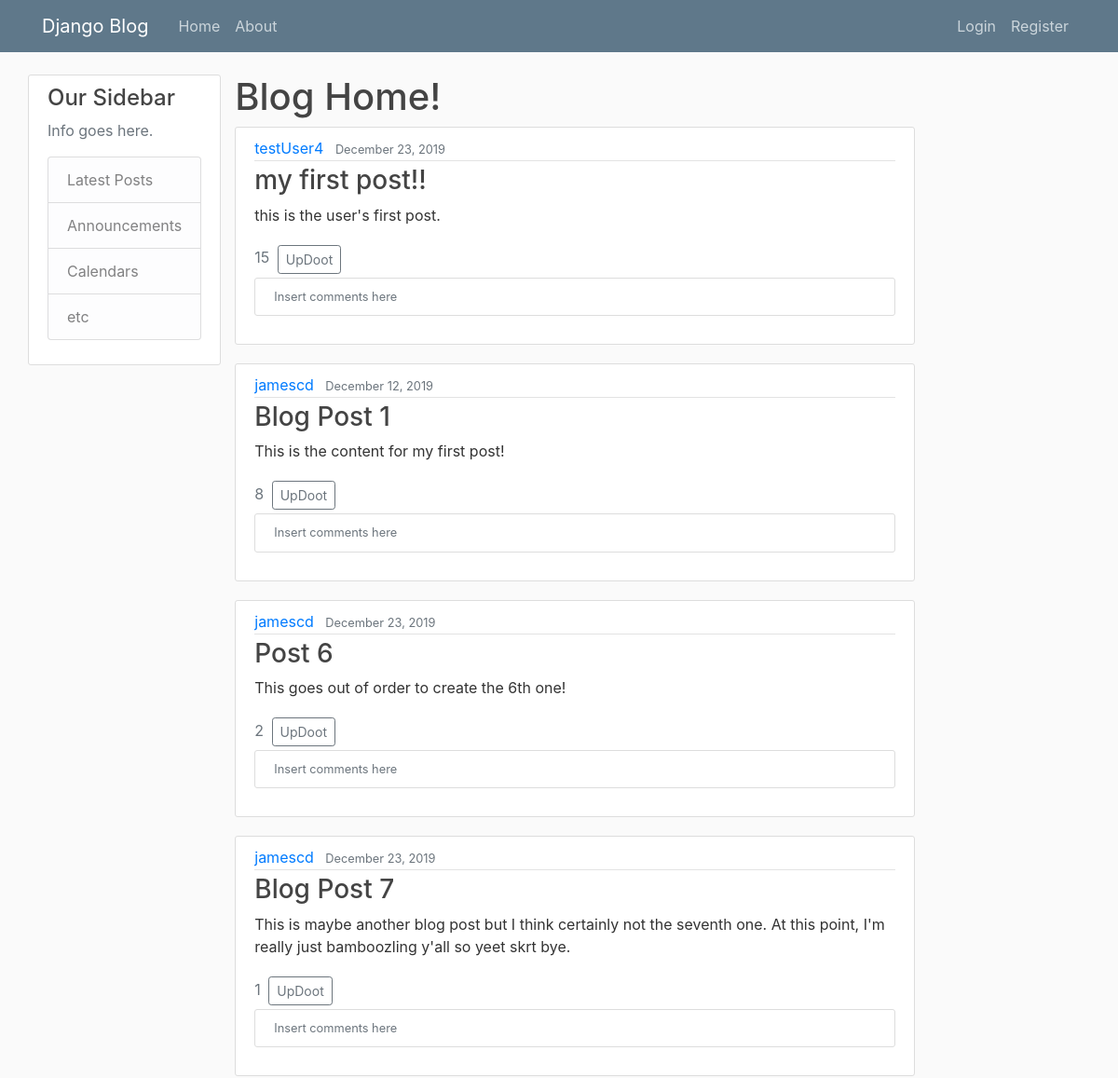
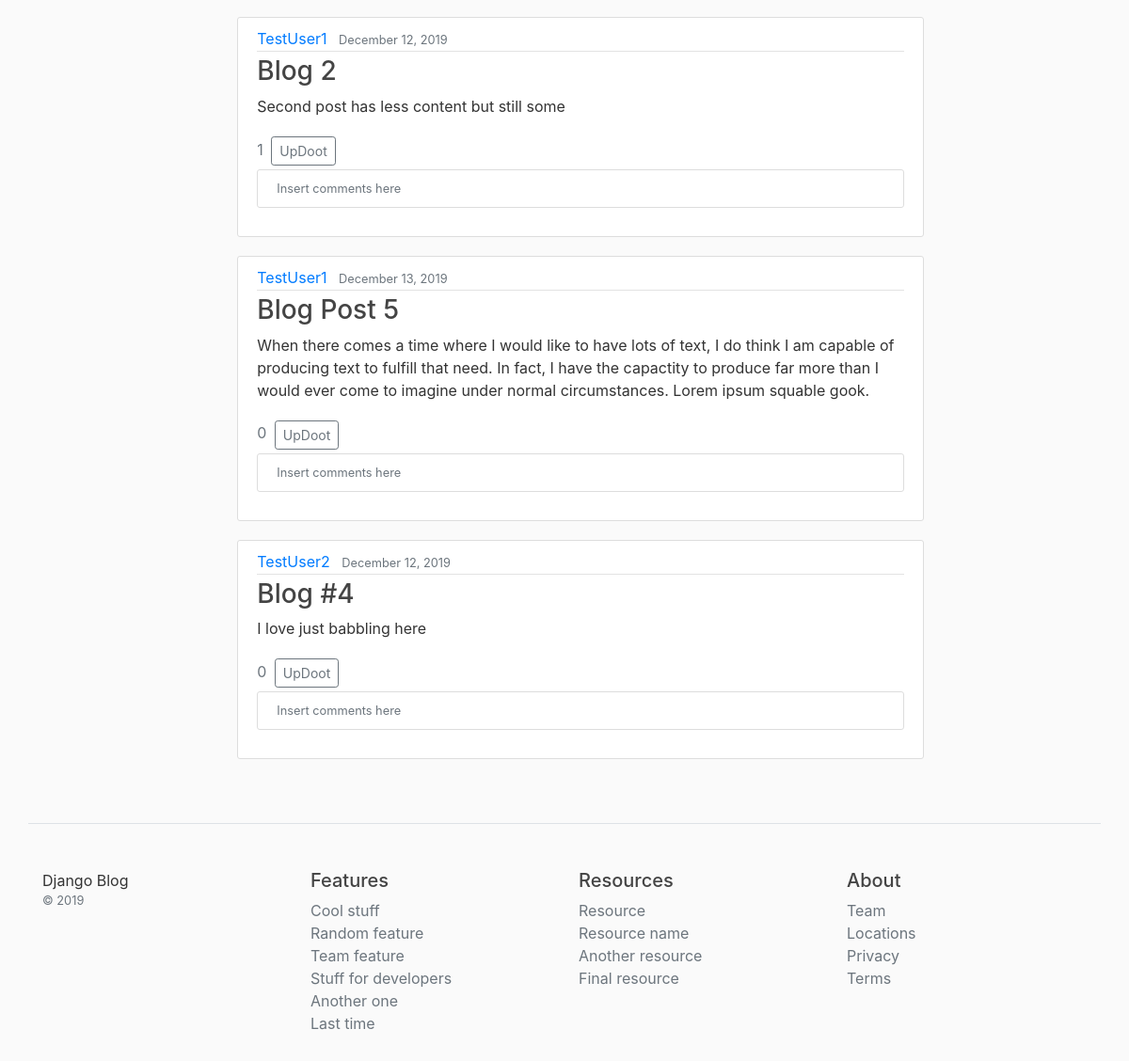
The page / on the database its author committed (2 pictures, top to bottom).
### blog/models.py (models this page shows, shortened)
class Post(models.Model):
	title = models.CharField(max_length=100)
	content = models.TextField()
	date_posted = models.DateTimeField(default=timezone.now)
	author = models.ForeignKey(User, on_delete=models.CASCADE)
	updoots = models.SmallIntegerField(default=0)

### blog/views.py (the view)
# urls.py: path('', PostListView.as_view(), name='blog-home'),
class PostListView(ListView):
	model = Post
	template_name = 'blog/home.html' # <app>/<model>_<viewtype>.html
	context_object_name = 'posts'
	ordering = ['-updoots', '-date_posted'] #'-' indicates newest to oldest

### blog/templates/blog/home.html (shortened to what this page needs)
{% extends "blog/base.html" %}
{% block content %}
	<h1>Blog Home!</h1>
{% for post in posts %}
	<article class="media content-section">
		<div class="media-body">
			<div class="article-metadata">
				<a class="mr-2" href="#">{{ post.author }}</a>
				<small class="text-muted">{{ post.date_posted|date:"F d, Y" }}</small>
			</div>
			<h3><a class="article-title" href="{% url 'post-detail' post.id %}">{{ post.title }}</a></h3>
			<p class="article-content">{{ post.content }}</p>
			<a class="text-muted mr-1">{{ post.updoots }}</a>
			<a class="btn btn-outline-secondary btn-sm mt-1 mb-1" href="{% url 'post-updoot' post.id %}">UpDoot</a>
			<div class="media content-section">
				<small class="text-muted">Insert comments here</small>
			</div>
		</div>
	</article>
{% endfor %}
{% endblock content %}

### blog/templates/blog/base.html (shortened to what this page needs)
{% load static %}
<!DOCTYPE html>
<html lang="en">
<head>
	<link rel="stylesheet" href="https://stackpath.bootstrapcdn.com/bootstrap/4.4.1/css/bootstrap.min.css">
	<link rel="stylesheet" type="text/css" href="{% static 'blog/main.css' %}">
</head>
<body>
	<header class="site-header">
		<nav class="navbar navbar-expand-md navbar-dark bg-steel fixed-top">
			<div class="container">
				<a class="navbar-brand mr-4" href="{% url 'blog-home' %}">Django Blog</a>
				<div class="collapse navbar-collapse" id="navbarToggle">
					<div class="navbar-nav mr-auto">
						<a class="nav-item nav-link" href="{% url 'blog-home' %}">Home</a>
						<a class="nav-item nav-link" href="{% url 'blog-about' %}">About</a>
					</div>
					<div class="navbar-nav">
						{% if user.is_authenticated %}
							<a class="nav-item nav-link" href="{% url 'post-create' %}">New Post</a>
							<a class="nav-item nav-link" href="{% url 'profile' %}">{{ user.username }}</a>
							<a class="nav-item nav-link" href="{% url 'logout' %}">Logout</a>
						{% else %}
							<a class="nav-item nav-link" href="{% url 'login' %}">Login</a>
							<a class="nav-item nav-link" href="{% url 'register' %}">Register</a>
						{% endif %}
					</div>
				</div>
			</div>
		</nav>
	</header>
	<main role="main" class="container">
		<div class="row">
			<div class="col-md-2.5">
				<div class="content-section">
					<h4>Our Sidebar</h4>
					<p class='text-muted'>Info goes here.
						<ul class="list-group">
							<li class="list-group-item list-group-item-light">Latest Posts</li>
							<li class="list-group-item list-group-item-light">Announcements</li>
							<li class="list-group-item list-group-item-light">Calendars</li>
							<li class="list-group-item list-group-item-light">etc</li>
						</ul>
					</p>
				</div>
			</div>
			<div class="col-md-8">
				{% block content %}{% endblock %}
			</div>
		</div>
	</main>
	<footer class="container pt-4 my-md-5 pt-md-5 border-top">
        <div class="row">
          <div class="col-12 col-md">
			Django Blog
            <small class="d-block mb-3 text-muted">&copy; 2019</small>
          </div>
          <div class="col-6 col-md">
            <h5>Features</h5>
            <ul class="list-unstyled text-small">
              <li><a class="text-muted" href="#">Cool stuff</a></li>
              <li><a class="text-muted" href="#">Random feature</a></li>
              <li><a class="text-muted" href="#">Team feature</a></li>
              <li><a class="text-muted" href="#">Stuff for developers</a></li>
              <li><a class="text-muted" href="#">Another one</a></li>
              <li><a class="text-muted" href="#">Last time</a></li>
            </ul>
          </div>
          <div class="col-6 col-md">
            <h5>Resources</h5>
            <ul class="list-unstyled text-small">
              <li><a class="text-muted" href="#">Resource</a></li>
              <li><a class="text-muted" href="#">Resource name</a></li>
              <li><a class="text-muted" href="#">Another resource</a></li>
              <li><a class="text-muted" href="#">Final resource</a></li>
            </ul>
          </div>
          <div class="col-6 col-md">
            <h5>About</h5>
            <ul class="list-unstyled text-small">
              <li><a class="text-muted" href="#">Team</a></li>
              <li><a class="text-muted" href="#">Locations</a></li>
              <li><a class="text-muted" href="#">Privacy</a></li>
              <li><a class="text-muted" href="#">Terms</a></li>
            </ul>
          </div>
        </div>
      </footer>
</body>
</html>

### blog/static/blog/main.css (style rules this page uses)
body { background: #fafafa; color: #333333; margin-top: 5rem; }
h1, h2, h3, h4, h5, h6 { color: #444444; }
ul { margin: 0; }
.bg-steel { background-color: #5f788a; }
.site-header .navbar-nav .nav-link { color: #cbd5db; }
.content-section { background: #ffffff; padding: 10px 20px; border: 1px solid #dddddd; border-radius: 3px; margin-bottom: 20px; }
.article-title { color: #444444; }
.article-content { white-space: pre-line; }
.article-metadata { padding-bottom: 1px; margin-bottom: 4px; border-bottom: 1px solid #e3e3e3 }

### rows shown on the page
Post: author "testUser4", date_posted "December 23, 2019", title "my first post!!", content "this is the user's first post.", updoots "15"
Post: author "jamescd", date_posted "December 12, 2019", title "Blog Post 1", content "This is the content for my first post!", updoots "8"
Post: author "jamescd", date_posted "December 23, 2019", title "Post 6", content "This goes out of order to create the 6th one!", updoots "2"
Post: author "jamescd", date_posted "December 23, 2019", title "Blog Post 7", content "This is maybe another blog post but I think certainly not the seventh one. At this point, I'm really just bamboozling y'all so yeet skrt bye.", updoots "1"
Post: author "TestUser1", date_posted "December 12, 2019", title "Blog 2", content "Second post has less content but still some", updoots "1"
Post: author "TestUser1", date_posted "December 13, 2019", title "Blog Post 5", content "When there comes a time where I would like to have lots of text, I do think I am capable of producing text to fulfill that need. In fact, I have the capactity to produce far more than I would ever come to imagine under normal circumstances. Lorem ipsum squable gook.", updoots "0"
Post: author "TestUser2", date_posted "December 12, 2019", title "Blog #4", content "I love just babbling here", updoots "0"
